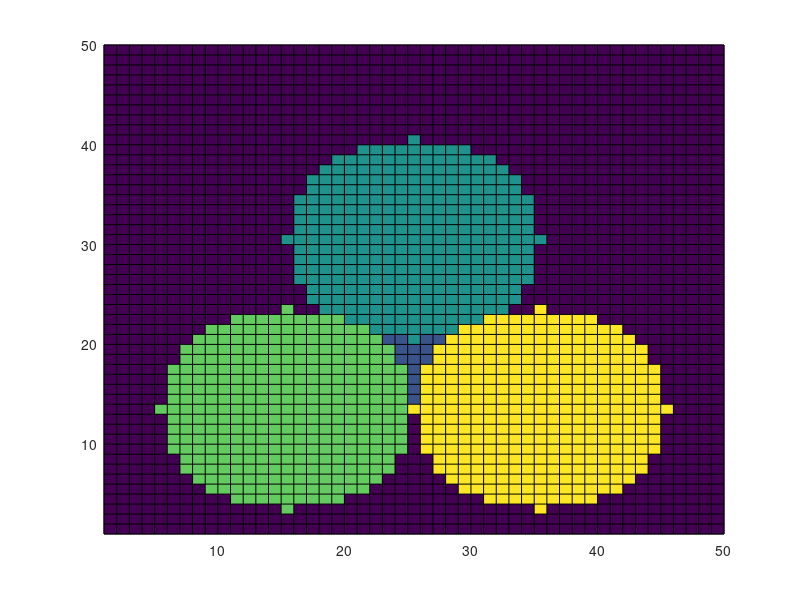

Reproduce this figure in MATLAB.
function A = orientation_Matrix()

N=50;
A=ones(N);
A=A*-1;
r=10;

ci1=30;
cj1=25;
ci3=ci1-floor(sqrt(3)*r);
cj3=cj1+r;
ci2=ci1-floor(sqrt(3)*r);
cj2=cj1-r;
ci4=floor((ci1+ci2+ci3)/3);
cj4=floor((cj1+cj2+cj3)/3);

for i=1:N
    for j=1:N
        if ((i-ci4)^2+(j-cj4)^2<=(r/2)^2)
            A(i,j)=0;
        end
    end
end

for i=1:N
    for j=1:N
        if ((i-ci1)^2+(j-cj1)^2<=r^2)
            A(i,j)=1;
        end
    end
end


for i=1:N
    for j=1:N
        if ((i-ci2)^2+(j-cj2)^2<=r^2)
            A(i,j)=2;
        end
    end
end


for i=1:N
    for j=1:N
        if ((i-ci3)^2+(j-cj3)^2<=r^2)
            A(i,j)=3;
        end
    end
end
pcolor(A)
end